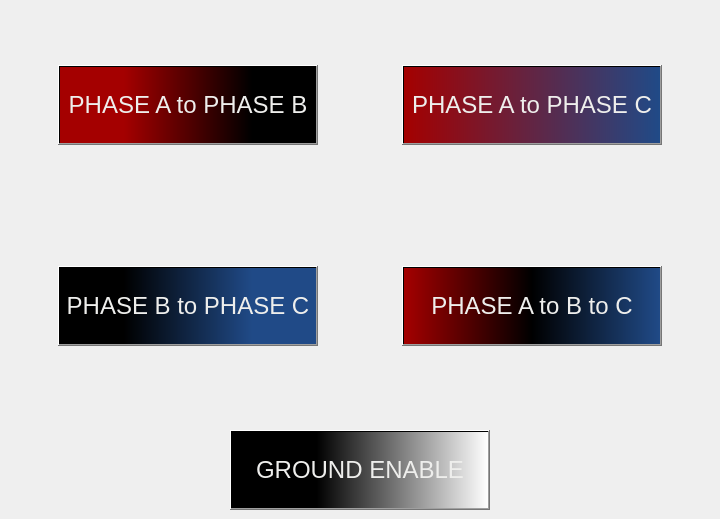
            <widget class="QWidget" name="Loc4_Multi">
             <widget class="QWidget" name="gridLayoutWidget_37">
              <property name="geometry">
               <rect>
                <x>10</x>
                <y>-20</y>
                <width>701</width>
                <height>451</height>
               </rect>
              </property>
              <layout class="QGridLayout" name="gridLayout_Loc4M">
               <property name="spacing">
                <number>36</number>
               </property>
               <item row="1" column="0">
                <widget class="QPushButton" name="btn_loc4_BC">
                 <property name="minimumSize">
                  <size>
                   <width>260</width>
                   <height>80</height>
                  </size>
                 </property>
                 <property name="maximumSize">
                  <size>
                   <width>260</width>
                   <height>80</height>
                  </size>
                 </property>
                 <property name="font">
                  <font>
                   <pointsize>18</pointsize>
                  </font>
                 </property>
                 <property name="styleSheet">
                  <string notr="true">color: rgb(238, 238, 236);
background-color: qlineargradient(spread:pad, x1:0, y1:0, x2:1, y2:0, stop:0.25 rgba(0, 0, 0, 255), stop:0.75 rgba(32, 74, 135, 255));
alternate-background-color: rgb(252, 233, 79);</string>
                 </property>
                 <property name="text">
                  <string>PHASE B to PHASE C</string>
                 </property>
                </widget>
               </item>
               <item row="0" column="0">
                <widget class="QPushButton" name="btn_loc4_AB">
                 <property name="minimumSize">
                  <size>
                   <width>260</width>
                   <height>80</height>
                  </size>
                 </property>
                 <property name="maximumSize">
                  <size>
                   <width>160</width>
                   <height>80</height>
                  </size>
                 </property>
                 <property name="font">
                  <font>
                   <pointsize>18</pointsize>
                  </font>
                 </property>
                 <property name="styleSheet">
                  <string notr="true">color: rgb(238, 238, 236);
background-color: qlineargradient(spread:pad, x1:0, y1:0, x2:1, y2:0, stop:0.25 rgba(164, 0, 0, 255), stop:0.75 rgba(0, 0, 0, 255));
alternate-background-color: rgb(252, 233, 79);
</string>
                 </property>
                 <property name="text">
                  <string>PHASE A to PHASE B</string>
                 </property>
                </widget>
               </item>
               <item row="1" column="1">
                <widget class="QPushButton" name="btn_loc4_ABC">
                 <property name="minimumSize">
                  <size>
                   <width>260</width>
                   <height>80</height>
                  </size>
                 </property>
                 <property name="maximumSize">
                  <size>
                   <width>260</width>
                   <height>80</height>
                  </size>
                 </property>
                 <property name="font">
                  <font>
                   <pointsize>18</pointsize>
                  </font>
                 </property>
                 <property name="styleSheet">
                  <string notr="true">color: rgb(238, 238, 236);
background-color: qlineargradient(spread:pad, x1:0, y1:0, x2:1, y2:0, stop:0 rgba(164, 0, 0, 255), stop:0.5 rgba(0, 0, 0, 255), stop:1 rgba(32, 74, 135, 255));
alternate-background-color: rgb(252, 233, 79);</string>
                 </property>
                 <property name="text">
                  <string>PHASE A to B to C</string>
                 </property>
                </widget>
               </item>
               <item row="0" column="1">
                <widget class="QPushButton" name="btn_loc4_AC">
                 <property name="minimumSize">
                  <size>
                   <width>260</width>
                   <height>80</height>
                  </size>
                 </property>
                 <property name="maximumSize">
                  <size>
                   <width>260</width>
                   <height>80</height>
                  </size>
                 </property>
                 <property name="font">
                  <font>
                   <pointsize>18</pointsize>
                  </font>
                 </property>
                 <property name="styleSheet">
                  <string notr="true">color: rgb(238, 238, 236);
background-color: qlineargradient(spread:pad, x1:0, y1:0, x2:1, y2:0, stop:0 rgba(164, 0, 0, 255), stop:1 rgba(32, 74, 135, 255));
alternate-background-color: rgb(252, 233, 79);</string>
                 </property>
                 <property name="text">
                  <string>PHASE A to PHASE C</string>
                 </property>
                </widget>
               </item>
              </layout>
             </widget>
             <widget class="QPushButton" name="btn_loc4_GRND">
              <property name="geometry">
               <rect>
                <x>230</x>
                <y>430</y>
                <width>260</width>
                <height>80</height>
               </rect>
              </property>
              <property name="minimumSize">
               <size>
                <width>260</width>
                <height>80</height>
               </size>
              </property>
              <property name="maximumSize">
               <size>
                <width>260</width>
                <height>80</height>
               </size>
              </property>
              <property name="font">
               <font>
                <pointsize>18</pointsize>
               </font>
              </property>
              <property name="styleSheet">
               <string notr="true">color: rgb(238, 238, 236);
background-color: qlineargradient(spread:pad, x1:0, y1:0, x2:1, y2:0, stop:0.33 rgba(0, 0, 0, 255), stop:1 rgba(255, 255, 255, 255));</string>
              </property>
              <property name="text">
               <string>GROUND ENABLE</string>
              </property>
             </widget>
            </widget>
